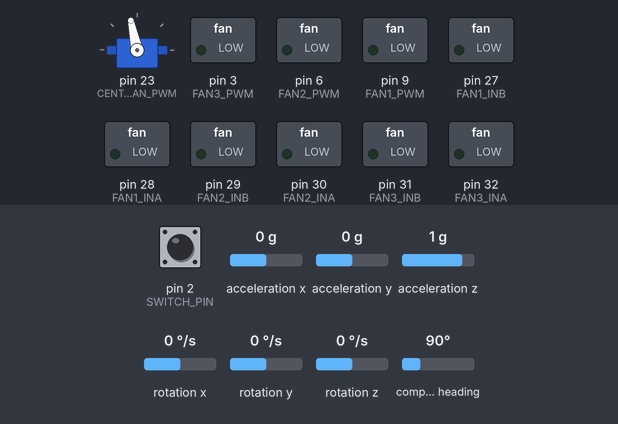
Simulated run of this sketch. Board: Arduino Mega 2560, built for the host (arithmetic inside an expression is 32-bit, double 64-bit). Parts: servo, switched loads named in the sketch (green lamp = pin HIGH). The test bench sets the inputs (shaded band); at power-on: rotation z 0 °/s, pin 2 (SWITCH_PIN) HIGH, acceleration x 0 g, acceleration y 0 g, acceleration z 1 g, rotation x 0 °/s, rotation y 0 °/s, compass heading 90°. What the sketch prints to the serial monitor is not drawn.

Above: at 5.3 s.
5.4 s: rotation z set to -192 °/s
At 6.2 s:
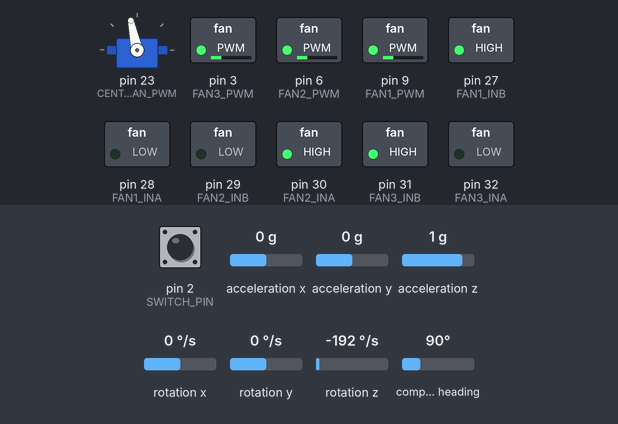
7.1 s: rotation z set to 100 °/s
At 7.5 s:
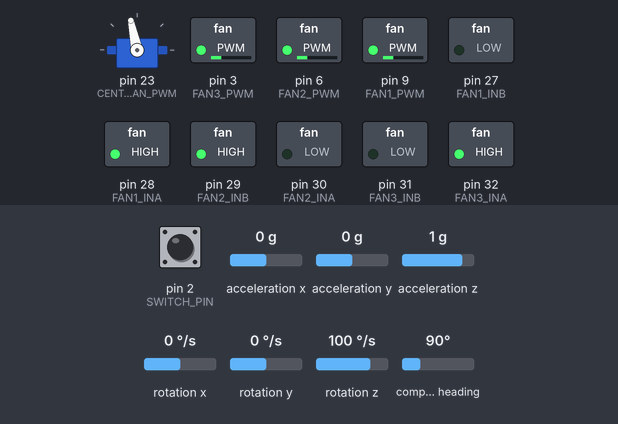
8.6 s: rotation z set to -100 °/s
At 9.8 s:
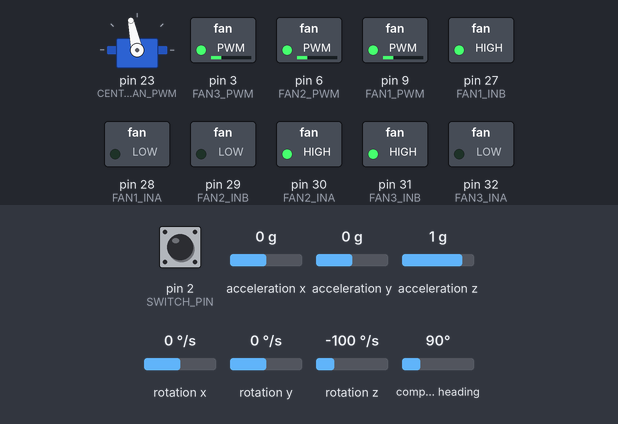
10.1 s: rotation z set to 192 °/s
At 11.2 s:
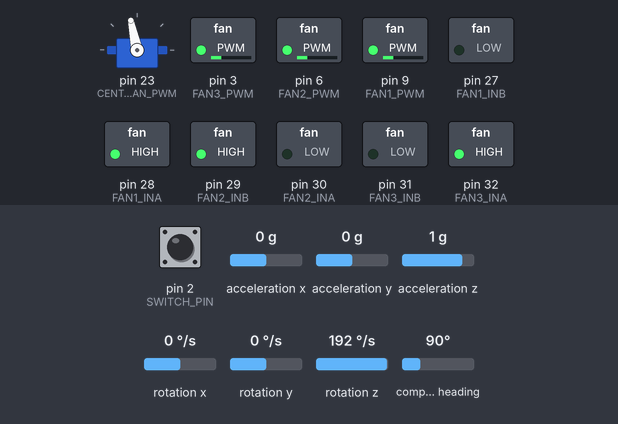
Timing chart, 0 to 12.6 s (numbered marks = the images above; inputs shaded):
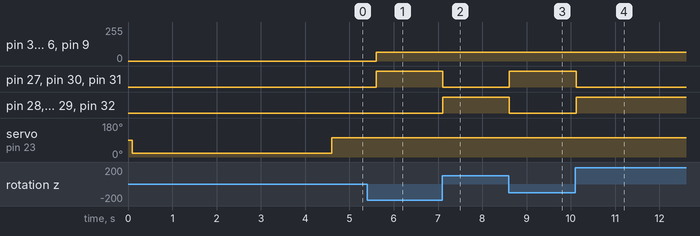

The sketch:

proj6_upload_from_discord.ino
```cpp
//************************************************************************************
// Project 6: Yaw Damping                                                     *
// Team 3   : Niels Larsen, Juan Oulon, Gautham Chandra, Andrew Martinez, Deepak Jha *
// Date     : 04-03-2025                                                             *
//************************************************************************************

#include <Servo.h>
#include <Wire.h>
#include <Adafruit_Sensor.h>
#include <Adafruit_BNO055.h>
#include <utility/imumaths.h>

// Create servo object for central fan
Servo fan;
const int CENTRAL_FAN_PWM = 23; // Central fan PWM pin

// Motor pin definitions for 3 thrust fans
#define FAN1_PWM 9
#define FAN1_INA 28
#define FAN1_INB 27
#define FAN2_PWM 6
#define FAN2_INA 30
#define FAN2_INB 29
#define FAN3_PWM 3
#define FAN3_INA 32
#define FAN3_INB 31

// User button and FSM control definitions
#define SWITCH_PIN 2
#define DUTY_CYCLE 64
#define FSM_INTERVAL 500 // FSM update interval in milliseconds
#define IMU_INTERVAL 5   // New IMU update interval in milliseconds

// IMU object setup (I2C address 0x28)
Adafruit_BNO055 bno = Adafruit_BNO055(55, 0x28);

// FSM state definitions
typedef enum {
    STATE_START,        // Wait for user input
    STATE_LIFT_UP,      // Start lifting the hovercraft
    STATE_YAW_DAMP,     // Run PD yaw damping
    STATE_FANS_OFF      // Stop all fans and reset
} State;

unsigned long last_fsm_time = 0; // Timestamp for FSM updates
unsigned long last_imu_time = 0; // Timestamp for IMU polling task
int counter = 0;                  // Generic counter for timing within states
State currentState = STATE_START; // Initial FSM state
float motor_values[3] = {0, 0, 0}; // Output values to each motor

void setup() {
    pinMode(FAN1_PWM, OUTPUT);
    pinMode(FAN1_INA, OUTPUT);
    pinMode(FAN1_INB, OUTPUT);
    pinMode(FAN2_PWM, OUTPUT);
    pinMode(FAN2_INA, OUTPUT);
    pinMode(FAN2_INB, OUTPUT);
    pinMode(FAN3_PWM, OUTPUT);
    pinMode(FAN3_INA, OUTPUT);
    pinMode(FAN3_INB, OUTPUT);
    pinMode(SWITCH_PIN, INPUT_PULLUP);
    pinMode(CENTRAL_FAN_PWM, OUTPUT);

    fan_setup();
    Serial.begin(115200);

    if (!bno.begin()) {
        Serial.println("Failed to initialize BNO055!");
        while (1);
    }
    delay(1000);
    bno.setExtCrystalUse(true);
}

float bound(float value, float min_value, float max_value) {
    if (value < min_value) return min_value;
    if (value > max_value) return max_value;
    return value;
}

void set_motor(int pwmPin, int inAPin, int inBPin, float val) {
    val = bound(val, -DUTY_CYCLE, DUTY_CYCLE);
    if (val > 0) {
        digitalWrite(inAPin, HIGH);
        digitalWrite(inBPin, LOW);
    } else if (val < 0) {
        digitalWrite(inAPin, LOW);
        digitalWrite(inBPin, HIGH);
    } else {
        digitalWrite(inAPin, LOW);
        digitalWrite(inBPin, LOW);
    }
    analogWrite(pwmPin, abs(val));
}

void fan_setup() {
    fan.attach(CENTRAL_FAN_PWM);
    delay(100);
    fan.write(20);
    delay(3000);
}

void set_hovercraft_forces(float fx, float fy, float torque) {
    int R = 5.5;
    motor_values[0] = ((fx / (2 * cos(30))) - (fy / (2 + 2 * sin(30))) - (torque / (2 * R * (1 + sin(30)))));
    motor_values[1] = ((fx / (2 * cos(30))) + (fy / (2 + 2 * sin(30))) + (torque / (2 * R * (1 + sin(30)))));
    motor_values[2] = ((-fy / (1 + sin(30))) + (torque * sin(30) / (R * (1 + sin(30)))));
    set_motors(motor_values);
}

void set_motors(float val[3]) {
    const float negative_gain[3] = {1.0, 1.0, 1.0};
    for (int i = 0; i < 3; i++) {
        if (val[i] < 0) val[i] *= negative_gain[i];
    }
    set_motor(FAN1_PWM, FAN1_INA, FAN1_INB, val[0]);
    set_motor(FAN2_PWM, FAN2_INA, FAN2_INB, val[1]);
    set_motor(FAN3_PWM, FAN3_INA, FAN3_INB, val[2]);
}

void pd_step() {
    imu::Vector<3> gyro = bno.getVector(Adafruit_BNO055::VECTOR_GYROSCOPE);
    float fx = 0.0;
    float fy = 0.0;
    float kd = 0.25;
    float threshold = 0.5; // deg/s
    float torque = 0.0;

    if (abs(gyro.z()) > threshold) {
        torque = -kd * gyro.z();
    }

    set_hovercraft_forces(fx, fy, torque);
    Serial.printf("PD Step | Yaw Rate: %.2f deg/s | Torque: %.2f\n", gyro.z(), torque);
}

void imu_step() {
    sensors_event_t event;
    bno.getEvent(&event);
    Serial.printf("IMU Poll | Orientation: x=%.2f y=%.2f z=%.2f\n", event.orientation.x, event.orientation.y, event.orientation.z);
}

void fsm_step() {
    switch (currentState) {
        case STATE_START:
            if (digitalRead(SWITCH_PIN) == HIGH) {
                currentState = STATE_LIFT_UP;
                counter = 0;
            }
            break;

        case STATE_LIFT_UP:
            fan.write(102);
            currentState = STATE_YAW_DAMP;
            counter = 0;
            break;

        case STATE_YAW_DAMP:
            pd_step();
            if (++counter >= 600) {
                currentState = STATE_FANS_OFF;
                counter = 0;
            }
            break;

        case STATE_FANS_OFF:
            set_hovercraft_forces(0, 0, 0);
            fan.write(0);
            currentState = STATE_START;
            counter = 0;
            break;
    }
    Serial.printf("Current State: %d\n", currentState);
}

void loop() {
    unsigned long current_time = millis();
    if (current_time - last_fsm_time > FSM_INTERVAL) {
        fsm_step();
        last_fsm_time = current_time;
    }
    if (current_time - last_imu_time > IMU_INTERVAL) {
        imu_step();
        last_imu_time = current_time;
    }
}
```

Measured:
- after the input at 5.4 s, pin 3 (FAN3_PWM), pin 6 (FAN2_PWM), pin 9 (FAN1_PWM): 0/255 → 64/255 after 0.21 s; pin 27 (FAN1_INB), pin 30 (FAN2_INA), pin 31 (FAN3_INB): LOW → HIGH after 0.21 s
- after the input at 7.1 s, pin 27 (FAN1_INB), pin 30 (FAN2_INA), pin 31 (FAN3_INB): HIGH → LOW at once; pin 28 (FAN1_INA), pin 29 (FAN2_INB), pin 32 (FAN3_INA): LOW → HIGH at once
- after the input at 8.6 s, pin 27 (FAN1_INB), pin 30 (FAN2_INA), pin 31 (FAN3_INB): LOW → HIGH at once; pin 28 (FAN1_INA), pin 29 (FAN2_INB), pin 32 (FAN3_INA): HIGH → LOW at once
- after the input at 10.1 s, pin 27 (FAN1_INB), pin 30 (FAN2_INA), pin 31 (FAN3_INB): HIGH → LOW at once; pin 28 (FAN1_INA), pin 29 (FAN2_INB), pin 32 (FAN3_INA): LOW → HIGH at once
